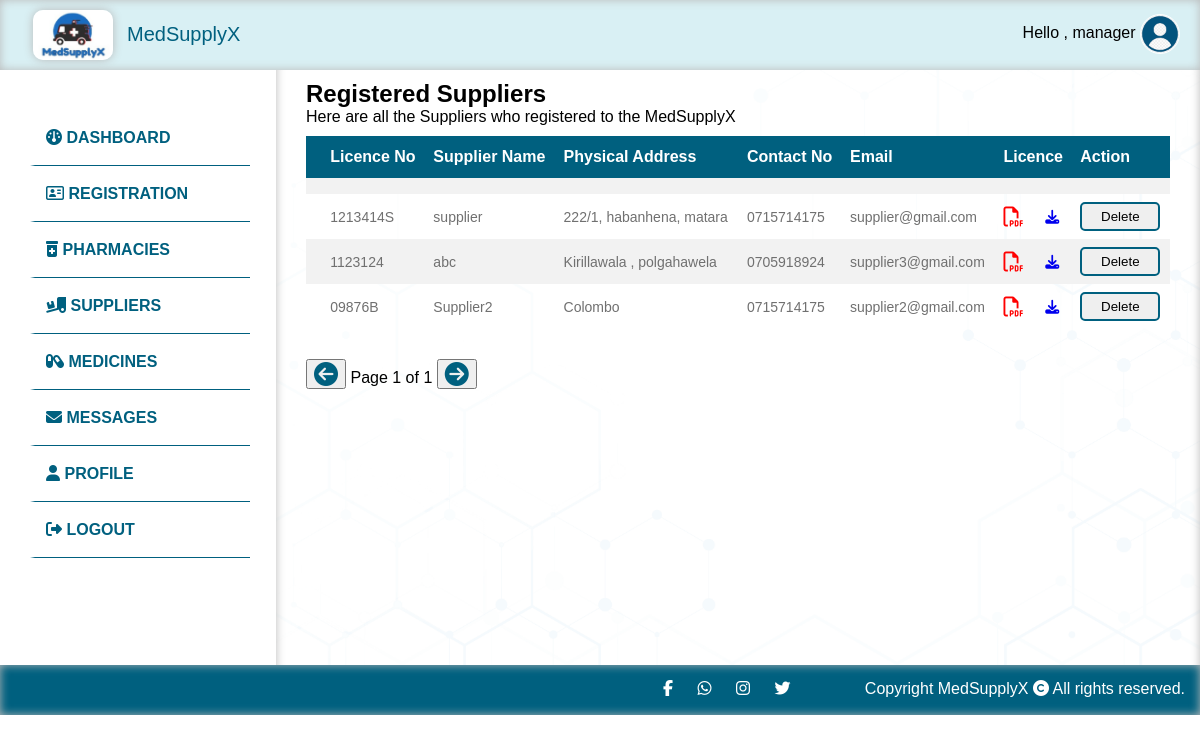
/managers/all_suppliers (signed in), run on the app's committed database.
### tables this page shows
CREATE TABLE `supplierregistration` (
  `id` int(11) NOT NULL,
  `name` varchar(100) NOT NULL,
  `address` varchar(100) NOT NULL,
  `phone` varchar(100) NOT NULL,
  `licenceno` varchar(100) NOT NULL,
  `email` varchar(100) NOT NULL,
  `password` varchar(100) NOT NULL,
  `licence` varchar(100) NOT NULL,
  `status` varchar(20) NOT NULL DEFAULT 'pending',
  `reason` varchar(255) NOT NULL
);

### app/controllers/Managers.php (called while the page is built, shortened)
<?php
class Managers extends Controller
{
    public $managerModel;
    public function __construct()
    {
        $this->managerModel = $this->model('Manager');
    }
    public function all_suppliers()
    {
        $allSuppliers = $this->managerModel->getApprovedSupplierRegistration();
        $data = [
            'allSuppliers' => $allSuppliers
        ];
        $this->view('manager/all_suppliers', $data);
    }
}

### app/libraries/Core.php (called while the page is built, shortened)
<?php
    class Core {
        protected $currentMethod = 'index';
        public function __construct() {
            $url = $this->getUrl();
            if(isset($url[0])){
            if(file_exists('../app/controllers/' . ucwords($url[0]) . '.php')) {
                unset($url[0]);
            }
        }
            $this->currentController = new $this->currentController;
            if(isset($url[1])) {
                if(method_exists($this->currentController, $url[1])) {
                    $this->currentMethod = $url[1];
                    unset($url[1]);
                }
            }
            $this->params = $url ? array_values($url) : [];
            call_user_func_array([$this->currentController, $this->currentMethod], $this->params);
      }
       public function getUrl() {
           if(isset($_GET['url'])) {
               $url = rtrim($_GET['url'], '/');
               $url = filter_var($url, FILTER_SANITIZE_URL);
               $url = explode('/', $url);
               return $url;
           }
       }
    }
    ?>

### public/index.php (called while the page is built, shortened)
<?php
    $init = new Core;
?>

### app/libraries/Database.php (called while the page is built, shortened)
<?php
class Database {
    private $host = DB_HOST;
    private $user = DB_USER;
    private $pass = DB_PASS;
    private $dbname= DB_NAME;
    private $dbh;
    private $stmt;
    public function __construct(){
        $dsn = 'mysql:host=' . $this->host . ';dbname=' . $this->dbname;
        $options = array(
            PDO::ATTR_PERSISTENT => true,
            PDO::ATTR_ERRMODE => PDO::ERRMODE_EXCEPTION
        );
        try{
            $this->dbh = new PDO($dsn, $this->user, $this->pass, $options);
        } catch(PDOException $e){
            $this->error = $e->getMessage();
            echo $this->error;
        }
    }
    public function query($sql){
        $this->stmt = $this->dbh->prepare($sql);
    }
    public function execute(){
        return $this->stmt->execute();
    }
    public function resultSet(){
        $this->execute();
        return $this->stmt->fetchAll(PDO::FETCH_OBJ);
    }
}

### app/models/Manager.php (called while the page is built, shortened)
<?php
class Manager
{
    private $db;
    public function __construct()
    {
        $this->db = new Database;
    }
    public function getApprovedSupplierRegistration()
    {
        $this->db->query("SELECT * FROM supplierregistration WHERE status='approved'");
        $results = $this->db->resultSet();
        return $results;
    }
}

### app/views/manager/all_suppliers.php (the view, shortened to what this page needs)
<DOCTYPE html>
  <html lang="en">
  <head>
    <link rel="stylesheet" href="<?php echo URLROOT ?>/public/css/style.css">
  </head>
  <body>
    <?php require APPROOT . '/views/inc/header.php'; ?>
    <?php require APPROOT . '/views/inc/manager_sidebar.php'; ?>
    <div class="content">
      <h2 class="anim"> Registered Suppliers </h2>
      <p class="anim"> Here are all the Suppliers who registered to the MedSupplyX </p>
      <div class="anim">
        <table class="customers">
          <tr>
            <th> </th>
            <th> Licence No </th>
            <th> Supplier Name </th>
            <th> Physical Address </th>
            <th> Contact No </th>
            <th> Email </th>
            <th colspan="2"> Licence </th>
            <th> Action </th>
          </tr>
          <tr>
            <td> </td>
            <td> </td>
            <td> </td>
            <td> </td>
            <td> </td>
            <td> </td>
            <td> </td>
            <td> </td>
            <td>  </td>
          </tr>
          <?php foreach ($data['allSuppliers'] as $allSuppliers) : ?>
            <tr class="supplier-row" >
              <td> </td>
              <td> <?php echo $allSuppliers->licenceno; ?> </td>
              <td> <?php echo $allSuppliers->name; ?> </td>
              <td> <?php echo $allSuppliers->address; ?> </td>
              <td> <?php echo $allSuppliers->phone; ?> </td>
              <td> <?php echo $allSuppliers->email; ?> </td>
              <td> <a href="<?php echo URLROOT; ?>/public/uploads/SupplierLicence/<?php echo $allSuppliers->licence; ?>" target="_blank">
                  <i class="fa fa-file-pdf-o" style="font-size:20px;color:red;"></i> </a>
              </td>
              <td> <a href="<?php echo URLROOT; ?>/public/uploads/SupplierLicence/<?php echo $allSuppliers->licence; ?>" target="_blank" download>
              <i class="fa fa-download" aria-hidden="true"></i> </a>
              </td>
              <td>
                <a href="<?php echo URLROOT; ?>/managers/deletesupplier/<?php echo $allSuppliers->id; ?>">
                  <button class="addbtn"> Delete </button>
                </a>
            </td>
            <?php endforeach; ?>
            </tr>
        </table>
      </div>
      <div class="middlespace"> </div>
    <div id="pagination">
      <button id="prevBtn" style='font-size:24px'> <i class='fas fa-arrow-circle-left' style="color:#00607F;"> </i></button>
      <span id="currentPage"> </span>
      <button id="nextBtn" style='font-size:24px'> <i class='fas fa-arrow-circle-right' style="color:#00607F;"> </i></button>
    </div>
  </div>
    <?php require APPROOT . '/views/inc/footer.php'; ?>
  </body>
  </html>

### public/css/style.css (style rules this page uses)
* { box-sizing: border-box; margin: 0; }
body { font-family:Arial, Helvetica, sans-serif; min-height: 100vh; }
.content { background: rgb(255,255,255); background: linear-gradient(90deg, rgba(255,255,255,1) 0%, rgb(235, 252, 255) 100%); padding: 30px; flex: 1; margin-top: 50px; background-repeat: no-repeat; background-size: cover; box-shadow: 0px 10px 10px rgb(185, 185, 185) inset; background-image: url(../img/background.png); }
.anim { animation: 2s anim-lineUp ease-out; }
.customers { font-family: Arial, Helvetica, sans-serif; border-collapse: collapse; width: 100%; margin-top: 10px; }
.customers td, .customers th { border: 0px solid #ddd; padding: 8px; color:#707070; }
.customers td { font-size: 14px; }
.customers tr:nth-child(even) { background-color: #f2f2f2; }
.customers th { padding-top: 12px; padding-bottom: 12px; text-align: left; background-color: #00607F; color: white; }
.middlespace { height:30px; }
.addBtn { border: 2px solid #00607F; padding: 5px 15px; cursor: pointer; border-radius: 5px; width: 80px; display:inline-block; }

### data on the page
supplierregistration: licenceno "1213414S", name "supplier", address "222/1, habanhena, matara", phone "0715714175", email "supplier@gmail.com"
supplierregistration: licenceno "1123124", name "abc", address "Kirillawala , polgahawela", phone "0705918924", email "supplier3@gmail.com"
supplierregistration: licenceno "09876B", name "Supplier2", address "Colombo", phone "0715714175", email "supplier2@gmail.com"

### other printed values
$_SESSION['USER_DATA']['name'] "manager"
